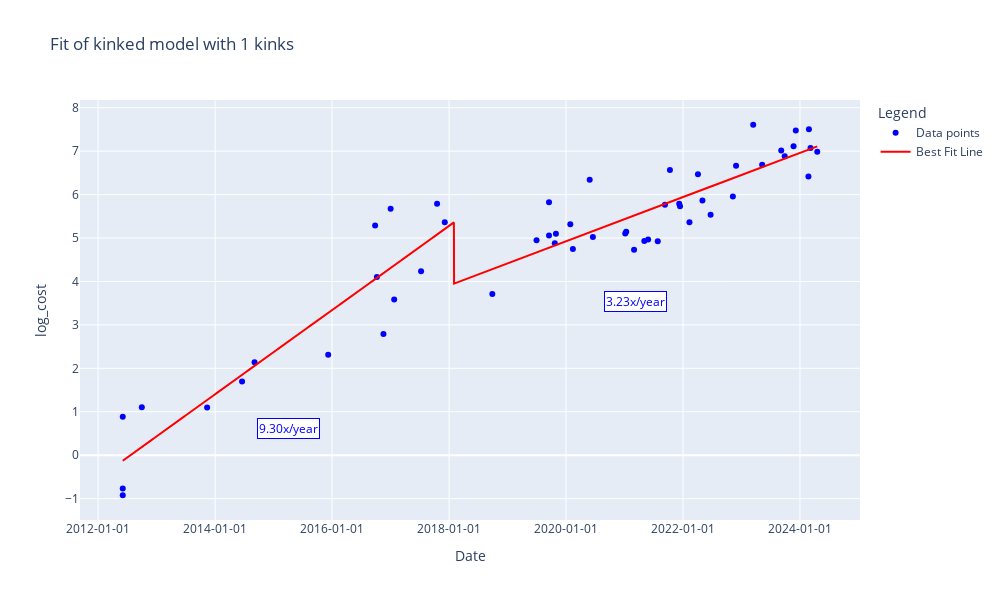

Write notebook code for a chart like this one.
### Code cell
# Graph of the different model fits

model = 'simple'  # ['simple', 'kinked', 'hyperbolic']

# Parameters for the kinked model
kink_count = 0
allow_discontinuities = False

def plot_model(df, model_type, kink_count=1, verbose=True):
    if model_type == 'hyperbolic':
        fit_result = fit_hyperbolic(df)
    elif model_type == 'simple':
        fit_result = fit_n_phase_exponential(df, 0)
    else:
        fit_result = fit_n_phase_exponential(df, kink_count, allow_discontinuities)

    log_y = fit_result.predict(df['date'])

    # Create the figure
    fig = make_subplots()

    # Plot the original data points
    fig.add_trace(go.Scatter(
        x=df['date'],
        y=df[dep_var],
        mode='markers',
        name='Data points',
        marker=dict(color='blue')
    ))

    # Generate date grid and predict values
    date_grid = pd.date_range(start=df['date'].min(), end=df['date'].max(), freq='D')
    log_y = fit_result.predict(date_grid)

    # Plot the best fit line
    fig.add_trace(go.Scatter(
        x=date_grid,
        y=log_y,
        mode='lines',
        name='Best Fit Line',
        line=dict(color='red')
    ))

    # Update layout
    fig.update_layout(
        title=f'Fit of {model_type} model with {kink_count} kinks' if model == 'kinked' else f'Fit of {model_type} model',
        xaxis_title='Date',
        yaxis_title=dep_var,
        legend_title='Legend',
        height=600,
        width=1000
    )

    # Format the date on the x-axis
    fig.update_xaxes(tickformat='%Y-%m-%d')

    if model == 'kinked' or model == 'simple':
        if kink_count == 0 or model == 'simple':
            print(f"The slope is: {fit_result.oom_year_slopes[0]:0.2f} OOM/year ({10**fit_result.oom_year_slopes[0]:0.2f}x/year)")
        else:
            oom_year_slopes_str = ', '.join([f'{x:0.2f}' for x in fit_result.oom_year_slopes])
            nx_year_slopes_str = ', '.join([f'{10**x:0.2f}' for x in fit_result.oom_year_slopes])
            break_points_str = ', '.join([bp.strftime('%Y-%m-%d') for bp in fit_result.break_points_dt])

            print(f"The breakpoints are: [{break_points_str}]")
            print(f"The slopes are: [{oom_year_slopes_str}] OOM/year ([{nx_year_slopes_str}] x/year)")

        # Add slope labels
        points = [df['date'].min()] + fit_result.break_points_dt + [df['date'].max()]

        for i in range(len(points) - 1):
            mid = points[i] + (points[i+1] - points[i]) / 2
            y = fit_result.predict(pd.Series([mid]))[0]
            fig.add_annotation(
                x=mid,
                y=y - 2,
                text=f'{10**fit_result.oom_year_slopes[i]:0.2f}x/year',
                showarrow=False,
                font=dict(size=12, color='blue'),
                bgcolor='white',
                bordercolor='blue',
                borderwidth=1
            )

    if verbose:
        simple_fit = fit_n_phase_exponential(df, 0)
        bayes_factor = np.exp(-0.5 * (fit_result.bic - simple_fit.bic))
        unadjusted_bayes_factor = np.exp(-0.5 * (fit_result.bic - (simple_fit.bic + 2*np.log(len(df_filtered)))))

        print(f"BIC score: {fit_result.bic}")
        bic_score_difference = fit_result.bic - simple_fit.bic
        if bic_score_difference > 0:
            print(f"The simple exponential is preferred over this fit by a BIC score difference of {fit_result.bic - simple_fit.bic}")
        if bic_score_difference < 0:
            print(f"This fit is preferred over a simple exponential by a BIC score difference of {-fit_result.bic - simple_fit.bic}")

    fname = f'compute_regression_{model_selection}_frontier={frontier_selection}_top{top_n}_cutoff={cutoff_date}_{model_type}_kinks={kink_count}'
    # save_plot(fig, results_dir, fname)

    # Show the plot
    fig.show()

plot_model(df_filtered, model, kink_count)

### Figure 1 — Plotly figure (JSON) as saved in the notebook; plotly's stock layout.template omitted (floating-point values rounded to 4 significant figures; data arrays with more than 128 entries replaced by an {"elided": "..."} marker saying what was removed)
{"data": [{"marker": {"color": "blue"}, "mode": "markers", "name": "Data points", "type": "scatter", "x": ["2012-06-03T00:00:00", "2012-06-03T00:00:00", "2012-06-03T00:00:00", "2012-09-30T00:00:00", "2013-11-12T00:00:00", "2014-06-18T00:00:00", "2014-09-04T00:00:00", "2015-12-08T00:00:00", "2016-09-26T00:00:00", "2016-10-07T00:00:00", "2016-11-17T00:00:00", "2017-01-01T00:00:00", "2017-01-23T00:00:00", "2017-07-10T00:00:00", "2017-10-18T00:00:00", "2017-12-05T00:00:00", "2018-09-28T00:00:00", "2019-07-01T00:00:00", "2019-09-17T00:00:00", "2019-09-17T00:00:00", "2019-10-23T00:00:00", "2019-10-30T00:00:00", "2020-01-28T00:00:00", "2020-02-13T00:00:00", "2020-05-28T00:00:00", "2020-06-17T00:00:00", "2021-01-05T00:00:00", "2021-01-11T00:00:00", "2021-03-01T00:00:00", "2021-05-04T00:00:00", "2021-05-28T00:00:00", "2021-07-27T00:00:00", "2021-09-10T00:00:00", "2021-10-11T00:00:00", "2021-12-08T00:00:00", "2021-12-13T00:00:00", "2022-02-10T00:00:00", "2022-04-04T00:00:00", "2022-05-02T00:00:00", "2022-06-22T00:00:00", "2022-11-08T00:00:00", "2022-11-28T00:00:00", "2023-03-15T00:00:00", "2023-05-10T00:00:00", "2023-09-06T00:00:00", "2023-09-28T00:00:00", "2023-11-22T00:00:00", "2023-12-06T00:00:00", "2024-02-23T00:00:00", "2024-02-26T00:00:00", "2024-03-07T00:00:00", "2024-04-18T00:00:00"], "y": [0.8839, -0.9228, -0.766, 1.103, 1.097, 1.697, 2.141, 2.315, 5.287, 4.101, 2.789, 5.673, 3.587, 4.237, 5.788, 5.362, 3.714, 4.95, 5.057, 5.822, 4.878, 5.1, 5.315, 4.745, 6.345, 5.023, 5.104, 5.145, 4.731, 4.933, 4.966, 4.928, 5.768, 6.569, 5.79, 5.734, 5.362, 6.469, 5.864, 5.538, 5.955, 6.665, 7.608, 6.687, 7.015, 6.883, 7.113, 7.475, 6.419, 7.506, 7.072, 6.984]}, {"line": {"color": "red"}, "mode": "lines", "name": "Best Fit Line", "type": "scatter", "x": {"elided": "4338 str values"}, "y": {"elided": "4338 float values"}}], "layout": {"annotations": [{"bgcolor": "white", "bordercolor": "blue", "borderwidth": 1, "font": {"color": "blue", "size": 12}, "showarrow": false, "text": "9.30x/year", "x": "2015-04-03T12:00:00", "y": 0.6158}, {"bgcolor": "white", "bordercolor": "blue", "borderwidth": 1, "font": {"color": "blue", "size": 12}, "showarrow": false, "text": "3.23x/year", "x": "2021-03-11T00:00:00", "y": 3.53}], "height": 600, "legend": {"title": {"text": "Legend"}}, "title": {"text": "Fit of kinked model with 1 kinks"}, "width": 1000, "xaxis": {"anchor": "y", "domain": [0, 1], "tickformat": "%Y-%m-%d", "title": {"text": "Date"}}, "yaxis": {"anchor": "x", "domain": [0, 1], "title": {"text": "log_cost"}}}}
